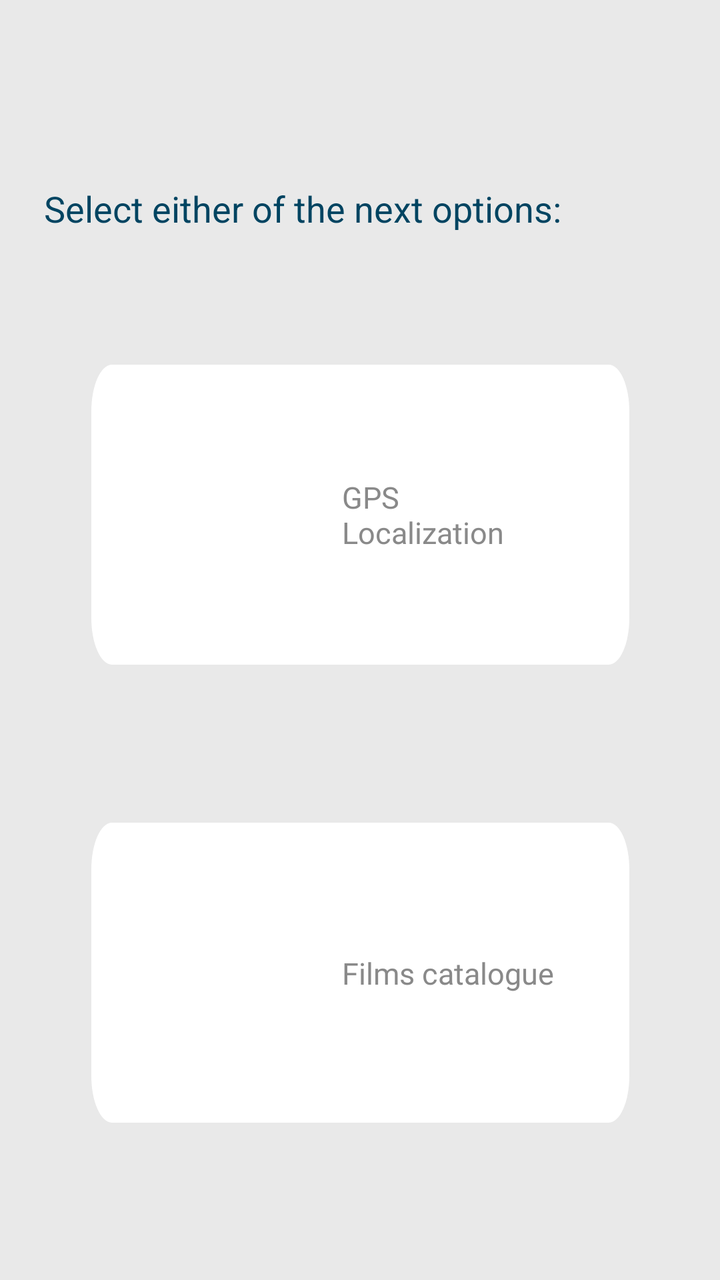
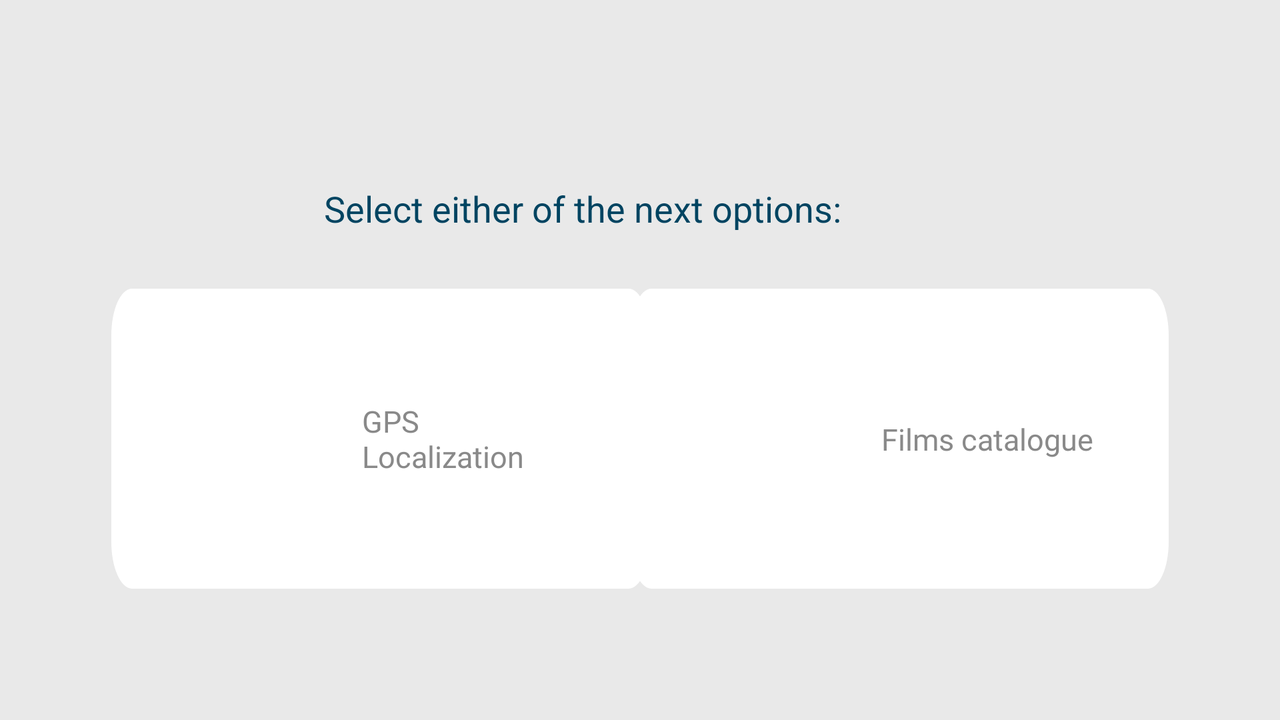

Compare how this app lays out the same screen by default and in its alternative resource folder. The renders come first, then the two layout files and the values they reference.
<!-- AndroidManifest.xml: application theme Theme.BORRAR -->
<!-- res/layout/fragment_menu.xml -->
<?xml version="1.0" encoding="utf-8"?>
<androidx.constraintlayout.widget.ConstraintLayout xmlns:android="http://schemas.android.com/apk/res/android"
    xmlns:app="http://schemas.android.com/apk/res-auto"
    xmlns:tools="http://schemas.android.com/tools"
    android:layout_width="match_parent"
    android:background="#E9E9E9"
    android:layout_height="match_parent"
    tools:context=".fragments.MenuFragment">

    
    <TextView
        android:id="@+id/title"
        style="@style/mis_servici"
        android:layout_width="316dp"
        android:layout_height="wrap_content"
        android:layout_marginTop="92dp"
        android:text="Select either of the next options:"
        app:layout_constraintEnd_toEndOf="parent"
        app:layout_constraintStart_toStartOf="parent"
        app:layout_constraintTop_toTopOf="parent" />


    <androidx.appcompat.widget.AppCompatImageView
        android:id="@+id/gps"
        android:layout_width="269dp"
        android:layout_height="150dp"
        android:background="@drawable/card_background"
        app:layout_constraintBottom_toBottomOf="parent"
        app:layout_constraintEnd_toEndOf="parent"
        app:layout_constraintStart_toStartOf="parent"
        app:layout_constraintTop_toBottomOf="@+id/title"
        app:layout_constraintVertical_bias="0.177" />


    <androidx.appcompat.widget.AppCompatImageView
        android:id="@+id/peliculas"
        android:layout_width="269dp"
        android:layout_height="150dp"
        app:layout_constraintBottom_toBottomOf="parent"
        app:layout_constraintEnd_toEndOf="parent"
        android:background="@drawable/card_background"
        app:layout_constraintStart_toStartOf="parent"
        app:layout_constraintTop_toBottomOf="@+id/gps"
        app:layout_constraintVertical_bias="0.5" />

    <androidx.appcompat.widget.AppCompatImageView
        android:id="@+id/gps_icon"
        android:layout_width="60dp"
        android:layout_height="60dp"
        android:background="@drawable/ic_baseline_gps_fixed_24"
        app:layout_constraintBottom_toBottomOf="@+id/gps"
        app:layout_constraintEnd_toEndOf="@+id/gps"
        app:layout_constraintHorizontal_bias="0.15"
        app:layout_constraintStart_toStartOf="@+id/gps"
        app:layout_constraintTop_toTopOf="@+id/gps"
        app:layout_constraintVertical_bias="0.5" />

    <androidx.appcompat.widget.AppCompatImageView
        android:id="@+id/movie_icon"
        android:layout_width="60dp"
        android:layout_height="60dp"
        android:background="@drawable/ic_baseline_movie_24"
        app:layout_constraintBottom_toBottomOf="@+id/peliculas"
        app:layout_constraintEnd_toEndOf="@+id/peliculas"
        app:layout_constraintHorizontal_bias="0.15"
        app:layout_constraintStart_toStartOf="@+id/peliculas"
        app:layout_constraintTop_toTopOf="@+id/peliculas"
        app:layout_constraintVertical_bias="0.5" />

    <TextView
        android:id="@+id/movie_text"
        style="@style/subtexto_solic"
        android:layout_width="110dp"
        android:layout_height="wrap_content"
        android:text="Films catalogue"
        app:layout_constraintBottom_toBottomOf="@+id/peliculas"
        app:layout_constraintEnd_toEndOf="@+id/peliculas"
        app:layout_constraintHorizontal_bias="0.5"
        app:layout_constraintStart_toEndOf="@+id/movie_icon"
        app:layout_constraintTop_toTopOf="@+id/peliculas" />

    <TextView
        android:id="@+id/gps_text"
        style="@style/subtexto_solic"
        android:layout_width="110dp"
        android:layout_height="wrap_content"
        android:text="GPS Localization"
        app:layout_constraintBottom_toBottomOf="@+id/gps"
        app:layout_constraintEnd_toEndOf="@+id/gps"
        app:layout_constraintHorizontal_bias="0.5"
        app:layout_constraintStart_toEndOf="@+id/gps_icon"
        app:layout_constraintTop_toTopOf="@+id/gps" />


</androidx.constraintlayout.widget.ConstraintLayout>
<!-- resources referenced by this layout -->
<resources>
  <!-- drawable card_background (drawable) -->
  <vector
      xmlns:android="http://schemas.android.com/apk/res/android"
      xmlns:aapt="http://schemas.android.com/aapt"
      android:width="312dp"
      android:height="77dp"
      android:viewportWidth="312"
      android:viewportHeight="77">
      <group>
  
          <clip-path
              android:pathData="M12 0H300C306.627 0 312 5.37258 312 12V65C312 71.6274 306.627 77 300 77H12C5.37258 77 0 71.6274 0 65V12C0 5.37258 5.37258 0 12 0Z"
              />
          <path
              android:pathData="M0 0V77H312V0"
              android:fillColor="#FFFFFF"
              />
  
      </group>
  </vector>
  <style name="mis_servici">
          <item name="android:textSize">18sp</item>
          <item name="android:textColor">#004461</item>
      </style>
  <style name="subtexto_solic">
          <item name="android:textSize">15sp</item>
          <item name="android:fontFamily">@font/montserrat</item>
          <item name="android:textColor">#898989</item>
      </style>
  <style name="Theme.BORRAR" parent="Theme.MaterialComponents.DayNight.NoActionBar">
          
          <item name="colorPrimary">@color/purple_500</item>
          <item name="colorPrimaryVariant">@color/purple_700</item>
          <item name="colorOnPrimary">@color/white</item>
          
          <item name="colorSecondary">@color/teal_200</item>
          <item name="colorSecondaryVariant">@color/teal_700</item>
          <item name="colorOnSecondary">@color/black</item>
          
          <item name="android:statusBarColor" tools:targetApi="l">?attr/colorPrimaryVariant</item>
          
      </style>
  <color name="purple_500">#FF6200EE</color>
  <color name="purple_700">#FF3700B3</color>
  <color name="white">#FFFFFFFF</color>
  <color name="teal_200">#FF03DAC5</color>
  <color name="teal_700">#FF018786</color>
  <color name="black">#FF000000</color>
</resources>
<!-- res/layout-land/fragment_menu.xml (the repository's variant of the layout above) -->
<!-- drawn on the phone turned sideways -->
<?xml version="1.0" encoding="utf-8"?>
<androidx.constraintlayout.widget.ConstraintLayout xmlns:android="http://schemas.android.com/apk/res/android"
    xmlns:app="http://schemas.android.com/apk/res-auto"
    xmlns:tools="http://schemas.android.com/tools"
    android:layout_width="match_parent"
    android:background="#E9E9E9"
    android:layout_height="match_parent"
    tools:context=".fragments.MenuFragment">

    
    <TextView
        android:id="@+id/title"
        style="@style/mis_servici"
        android:layout_width="316dp"
        android:layout_height="wrap_content"
        android:layout_marginTop="92dp"
        android:text="Select either of the next options:"
        app:layout_constraintEnd_toEndOf="parent"
        app:layout_constraintStart_toStartOf="parent"
        app:layout_constraintTop_toTopOf="parent" />


    <androidx.appcompat.widget.AppCompatImageView
        android:id="@+id/gps"
        android:layout_width="269dp"
        android:layout_height="150dp"
        android:background="@drawable/card_background"
        app:layout_constraintBottom_toBottomOf="parent"
        app:layout_constraintEnd_toEndOf="parent"
        app:layout_constraintHorizontal_bias="0.15"
        app:layout_constraintStart_toStartOf="parent"
        app:layout_constraintTop_toBottomOf="@+id/title"
        app:layout_constraintVertical_bias="0.3" />

    <androidx.appcompat.widget.AppCompatImageView
        android:id="@+id/peliculas"
        android:layout_width="269dp"
        android:layout_height="150dp"
        android:background="@drawable/card_background"
        app:layout_constraintBottom_toBottomOf="parent"
        app:layout_constraintEnd_toEndOf="parent"
        app:layout_constraintHorizontal_bias="0.85"
        app:layout_constraintStart_toStartOf="parent"
        app:layout_constraintTop_toBottomOf="@+id/title"
        app:layout_constraintVertical_bias="0.3" />

    <androidx.appcompat.widget.AppCompatImageView
        android:id="@+id/gps_icon"
        android:layout_width="60dp"
        android:layout_height="60dp"
        android:background="@drawable/ic_baseline_gps_fixed_24"
        app:layout_constraintBottom_toBottomOf="@+id/gps"
        app:layout_constraintEnd_toEndOf="@+id/gps"
        app:layout_constraintHorizontal_bias="0.15"
        app:layout_constraintStart_toStartOf="@+id/gps"
        app:layout_constraintTop_toTopOf="@+id/gps"
        app:layout_constraintVertical_bias="0.5" />

    <androidx.appcompat.widget.AppCompatImageView
        android:id="@+id/movie_icon"
        android:layout_width="60dp"
        android:layout_height="60dp"
        android:background="@drawable/ic_baseline_movie_24"
        app:layout_constraintBottom_toBottomOf="@+id/peliculas"
        app:layout_constraintEnd_toEndOf="@+id/peliculas"
        app:layout_constraintHorizontal_bias="0.15"
        app:layout_constraintStart_toStartOf="@+id/peliculas"
        app:layout_constraintTop_toTopOf="@+id/peliculas"
        app:layout_constraintVertical_bias="0.5" />

    <TextView
        android:id="@+id/movie_text"
        style="@style/subtexto_solic"
        android:layout_width="110dp"
        android:layout_height="wrap_content"
        android:text="Films catalogue"
        app:layout_constraintBottom_toBottomOf="@+id/peliculas"
        app:layout_constraintEnd_toEndOf="@+id/peliculas"
        app:layout_constraintHorizontal_bias="0.5"
        app:layout_constraintStart_toEndOf="@+id/movie_icon"
        app:layout_constraintTop_toTopOf="@+id/peliculas" />

    <TextView
        android:id="@+id/gps_text"
        style="@style/subtexto_solic"
        android:layout_width="110dp"
        android:layout_height="wrap_content"
        android:text="GPS Localization"
        app:layout_constraintBottom_toBottomOf="@+id/gps"
        app:layout_constraintEnd_toEndOf="@+id/gps"
        app:layout_constraintHorizontal_bias="0.5"
        app:layout_constraintStart_toEndOf="@+id/gps_icon"
        app:layout_constraintTop_toTopOf="@+id/gps" />


</androidx.constraintlayout.widget.ConstraintLayout>
